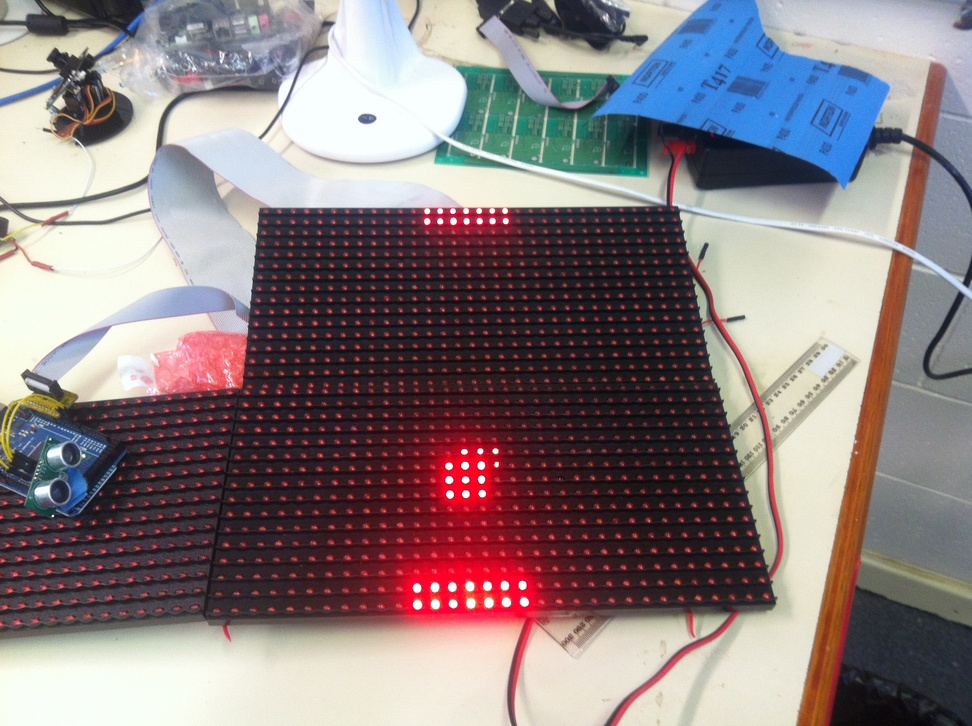
#> input picture dmd-pong/image.jpg, 972 x 726 px, shrunk from 2592 x 1936 before the run
$ python finalEq.py dmd-pong/image.jpg   (Python 2 division)   (older library calls are emulated)
#> lines starting #> are read from the running program, lines starting #| are printed output that depends on the picture
import sys
from skimage import filter, io

im = io.imread(sys.argv[1], as_grey=True)
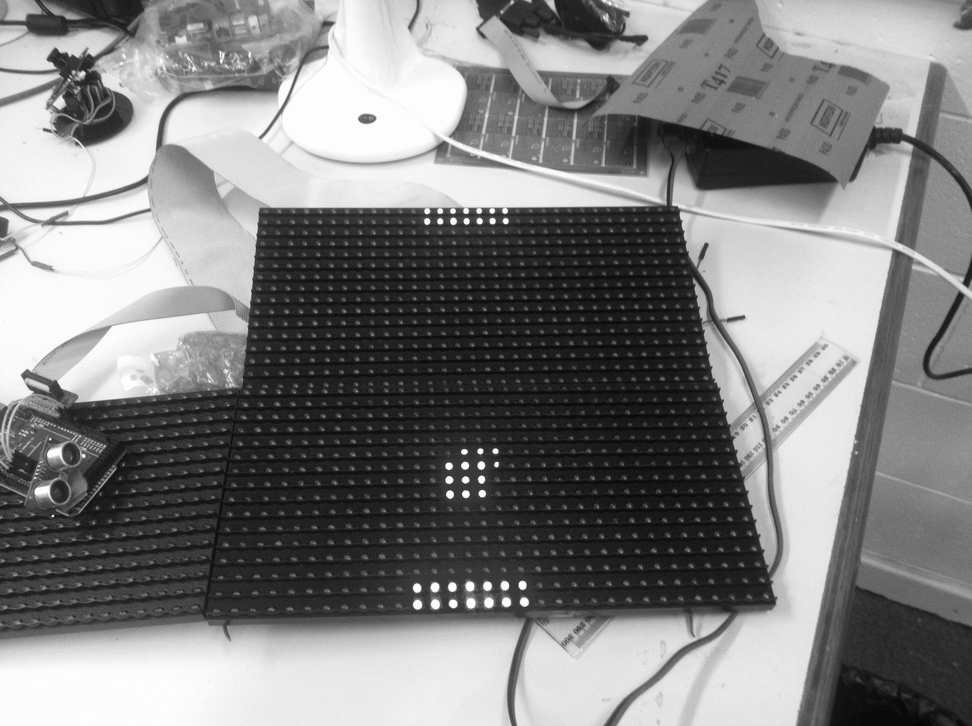
#> im: shape (726, 972) float64; min 0.0182, max 1, mean 0.505
edges2 = filter.canny(im, sigma=1).tolist()
#> edges2 = 726 items
iml = [['1' if x==True else ' ' for x in y] for y in edges2]
#> iml = 726 items
height = len(iml) #Used to flip
#> height = 726

def fpx(letter): #Returns the top pixels equal to a given letter
    for y in range(height):
        for x in range(len(iml[y])):
            if iml[y][x]==letter and countSurr(x,y,'4')==0 and countSurr(x,y,'1')>= 1:
                return (x,y)
    return False
#Counts number of surrounding pixels equal to a given letter, given an x and y
def countSurr(x, y, letter):
    count = 0
    surrPixels = [[y-1, x-1], [y-1, x], [y-1, x+1], [y, x-1], [y, x+1], [y+1, x-1], [y+1, x], [y+1, x+1]]
    for x in surrPixels:
        if iml[x[0]][x[1]]==letter:
            count += 1
    return count

allPx = []
# Finds the surrounding pixels
def surPx(x,y,direction, newN, save, counter=0):
    iml[y][x]= newN #Changes the pixel value.
    if save:
        global allPx
        if [x,y] not in allPx:
            allPx.append([x,y])
        save[0].append(x)
        save[1].append(height-y)
    if iml[y+direction[0]][x+direction[1]] not in [' ', '4']:
        return surPx(x+direction[1], y+direction[0], direction, newN, save, counter+1)
    if iml[y+direction[0]][x] not in [' ', '4']:
        return surPx(x, y+direction[0], direction, newN, save,counter+1)
    if iml[y][x+direction[1]] not in [' ', '4']:
        return surPx(x+direction[1],y,direction, newN, save,counter+1)
    return (x,y,direction,counter)

xrs,yrs=[],[]
while True:
#> (the run stopped early here; a loop or call above may not have finished)
